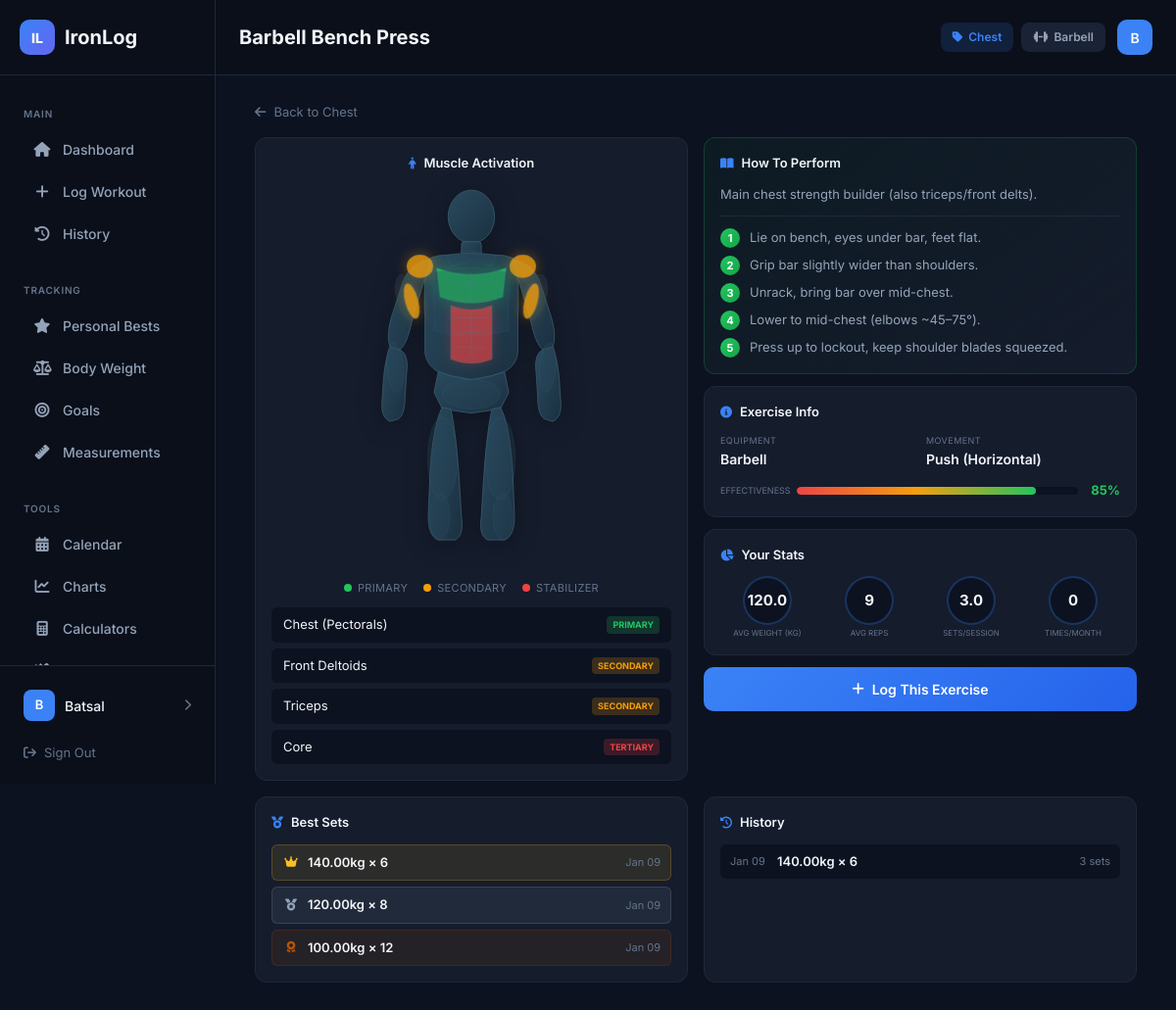
The app's page /exercises/1/progress/ (signed in), older data.
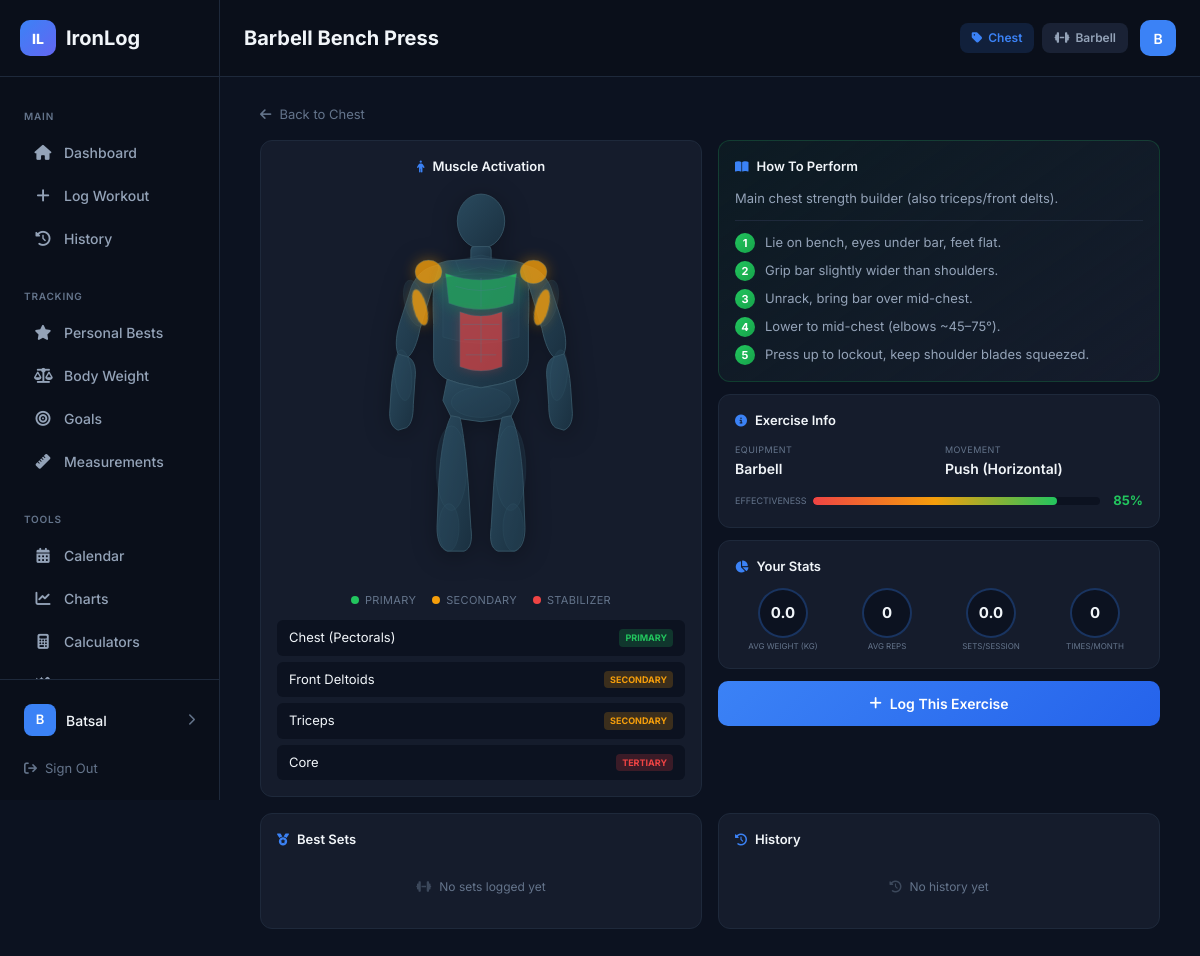
The same page, newer data.
### workouts/models.py (models this page shows, shortened)
class Set(models.Model):
    workout = models.ForeignKey(Workout, on_delete=models.CASCADE, related_name='sets')
    exercise = models.ForeignKey(Exercise, on_delete=models.CASCADE, related_name='sets')
    set_number = models.PositiveIntegerField(default=1)
    weight = models.DecimalField(max_digits=6, decimal_places=2)  # Weight per hand for dumbbells
    reps = models.PositiveIntegerField()
    notes = models.CharField(max_length=200, blank=True, default='')
    created_at = models.DateTimeField(auto_now_add=True)
    class Meta:
        ordering = ['created_at']

class Workout(models.Model):
    user = models.ForeignKey(User, on_delete=models.CASCADE, null=True, blank=True)
    date = models.DateField(default=timezone.now)
    muscle_groups = models.CharField(max_length=100, default='')
    notes = models.TextField(blank=True, default='')
    duration_minutes = models.PositiveIntegerField(null=True, blank=True)
    created_at = models.DateTimeField(auto_now_add=True)
    class Meta:
        ordering = ['-date', '-created_at']

### workouts/views.py (the view)
# urls.py: path('exercises/<int:exercise_id>/progress/', views.ProgressView.as_view(), name='exercise_progress'),
class ProgressView(LoginRequiredMixin, View):
    def get(self, request, exercise_id):
        from datetime import timedelta
        from decimal import Decimal
        user = request.user
        exercise = get_object_or_404(Exercise, id=exercise_id)
        all_sets = list(exercise.sets.filter(workout__user=user).select_related('workout').order_by('-workout__date', '-id'))
        sets_by_date = {}
        for s in all_sets:
            date = s.workout.date
            if date not in sets_by_date:
                sets_by_date[date] = {
                    'max_weight': s.weight,
                    'max_reps': s.reps,
                    'total_volume': Decimal('0'),
                    'sets': [],
                    'date': date
                }
            sets_by_date[date]['sets'].append(s)
            sets_by_date[date]['total_volume'] += s.weight * s.reps
            if s.weight > sets_by_date[date]['max_weight']:
                sets_by_date[date]['max_weight'] = s.weight
                sets_by_date[date]['max_reps'] = s.reps
        progress_data = [
            {
                'date': data['date'].strftime('%b %d'),
                'max_weight': float(data['max_weight']),
                'volume': float(data['total_volume']),
                'sets': len(data['sets'])
            }
            for date, data in sorted(sets_by_date.items())
        ]
        history = [
            {
                'date': data['date'],
                'sets': len(data['sets']),
                'max_weight': data['max_weight'],
                'max_reps': data['max_reps'],
                'volume': data['total_volume']
            }
            for date, data in sorted(sets_by_date.items(), reverse=True)[:10]
        ]
        best_sets = []
        for s in all_sets:
            if s.reps > 0 and s.reps <= 12:
                estimated_1rm = float(s.weight) * (36 / (37 - s.reps))
            else:
                estimated_1rm = float(s.weight)
            s.estimated_1rm = estimated_1rm
            best_sets.append(s)
        best_sets = sorted(best_sets, key=lambda x: x.estimated_1rm, reverse=True)[:5]
        total_volume = sum(d['volume'] for d in progress_data)
        total_sessions = len(sets_by_date)
        total_sets = len(all_sets)
        avg_weight = sum(float(s.weight) for s in all_sets) / len(all_sets) if all_sets else 0
        avg_reps = sum(s.reps for s in all_sets) / len(all_sets) if all_sets else 0
        avg_sets = total_sets / total_sessions if total_sessions else 0
        thirty_days_ago = timezone.now().date() - timedelta(days=30)
        recent_sessions = sum(1 for date in sets_by_date.keys() if date >= thirty_days_ago)
        frequency = recent_sessions
        weight_progress = 0
        recent_data = [d for d in progress_data if d['date']]
        if len(recent_data) >= 2:
            first_weight = recent_data[0]['max_weight']
            last_weight = recent_data[-1]['max_weight']
            if first_weight > 0:
                weight_progress = ((last_weight - first_weight) / first_weight) * 100
        MUSCLE_ACTIVATION = {
            'chest': [
                {'name': 'Chest (Pectorals)', 'level': 'primary'},
                {'name': 'Front Deltoids', 'level': 'secondary'},
                {'name': 'Triceps', 'level': 'secondary'},
                {'name': 'Core', 'level': 'tertiary'},
            ],
            'back': [
                {'name': 'Latissimus Dorsi', 'level': 'primary'},
                {'name': 'Rhomboids', 'level': 'primary'},
                {'name': 'Biceps', 'level': 'secondary'},
                {'name': 'Rear Deltoids', 'level': 'secondary'},
                {'name': 'Forearms', 'level': 'tertiary'},
            ],
            'shoulders': [
                {'name': 'Deltoids', 'level': 'primary'},
                {'name': 'Trapezius', 'level': 'secondary'},
                {'name': 'Triceps', 'level': 'secondary'},
                {'name': 'Core', 'level': 'tertiary'},
            ],
            'legs': [
                {'name': 'Quadriceps', 'level': 'primary'},
                {'name': 'Hamstrings', 'level': 'primary'},
                {'name': 'Glutes', 'level': 'secondary'},
                {'name': 'Calves', 'level': 'tertiary'},
                {'name': 'Core', 'level': 'tertiary'},
            ],
            'biceps': [
                {'name': 'Biceps Brachii', 'level': 'primary'},
                {'name': 'Brachialis', 'level': 'primary'},
                {'name': 'Forearms', 'level': 'secondary'},
            ],
            'triceps': [
                {'name': 'Triceps Brachii', 'level': 'primary'},
                {'name': 'Shoulders', 'level': 'secondary'},
                {'name': 'Chest', 'level': 'tertiary'},
            ],
            'core': [
                {'name': 'Rectus Abdominis', 'level': 'primary'},
                {'name': 'Obliques', 'level': 'primary'},
                {'name': 'Transverse Abdominis', 'level': 'secondary'},
                {'name': 'Lower Back', 'level': 'tertiary'},
            ],
            'glutes': [
                {'name': 'Gluteus Maximus', 'level': 'primary'},
                {'name': 'Gluteus Medius', 'level': 'secondary'},
                {'name': 'Hamstrings', 'level': 'secondary'},
                {'name': 'Core', 'level': 'tertiary'},
            ],
            'calves': [
                {'name': 'Gastrocnemius', 'level': 'primary'},
                {'name': 'Soleus', 'level': 'primary'},
            ],
            'traps': [
                {'name': 'Trapezius', 'level': 'primary'},
                {'name': 'Rhomboids', 'level': 'secondary'},
                {'name': 'Rear Deltoids', 'level': 'secondary'},
            ],
            'forearms': [
                {'name': 'Forearm Flexors', 'level': 'primary'},
                {'name': 'Forearm Extensors', 'level': 'primary'},
                {'name': 'Grip', 'level': 'secondary'},
            ],
        }
        muscles_worked = MUSCLE_ACTIVATION.get(exercise.muscle_group, [])
        MOVEMENT_TYPES = {
            'chest': 'Push (Horizontal)',
            'back': 'Pull',
            'shoulders': 'Push (Vertical)',
            'legs': 'Compound',
            'biceps': 'Pull (Isolation)',
            'triceps': 'Push (Isolation)',
            'core': 'Stability',
            'glutes': 'Hip Hinge',
            'calves': 'Isolation',
            'traps': 'Pull',
            'forearms': 'Isolation',
        }
        movement_type = MOVEMENT_TYPES.get(exercise.muscle_group, 'Compound')
        EFFECTIVENESS = {
            'chest': 85, 'back': 90, 'shoulders': 80, 'legs': 95,
            'biceps': 70, 'triceps': 70, 'core': 75, 'glutes': 88,
            'calves': 60, 'traps': 72, 'forearms': 55,
        }
        effectiveness = EFFECTIVENESS.get(exercise.muscle_group, 70)
        context = {
            'exercise': exercise,
            'progress_data': progress_data,
            'history': history,
            'best_sets': best_sets,
            'pb': exercise.get_personal_best(user),
            'suggestion': exercise.get_suggested_weight(user),
            'total_volume': total_volume,
            'total_sessions': total_sessions,
            'avg_weight': avg_weight,
            'avg_reps': avg_reps,
            'avg_sets': avg_sets,
            'frequency': frequency,
            'weight_progress': weight_progress,
            'muscles_worked': muscles_worked,
            'movement_type': movement_type,
            'effectiveness': effectiveness,
            'instructions': exercise.get_instructions_list(),
        }
        return render(request, 'workouts/exercise_detail.html', context)

### workouts/models.py (called while the page is built)
    def get_instructions_list(self):
        if not self.instructions:
            return []
        try:
            import json
            return json.loads(self.instructions)
        except:
            return [self.instructions]

    def get_personal_best(self, user=None):
        sets = self.sets.all()
        if user:
            sets = sets.filter(workout__user=user)
        best = sets.order_by('-weight').first()
        return best

    def get_last_workout(self, user=None):
        sets = self.sets.all()
        if user:
            sets = sets.filter(workout__user=user)
        return sets.order_by('-workout__date', '-id').first()

    def get_suggested_weight(self, user=None):
        last = self.get_last_workout(user)
        if not last:
            return None
        if last.reps >= 8:
            return last.weight + Decimal('2.5')
        elif last.reps >= 5:
            return last.weight
        else:
            return max(last.weight - Decimal('2.5'), Decimal('0'))

### templates/workouts/exercise_detail.html (shortened to what the changed rows need)
{% extends 'base.html' %}
{% block page_title %}{{ exercise.name }}{% endblock %}
{% block content %}
<div class="exercise-page">
    <div class="main-grid">
        <div class="card muscle-card">
            <div class="muscle-list">
                {% for muscle in muscles_worked %}
                <div class="muscle-tag {{ muscle.level }}">
                    <span>{{ muscle.name }}</span>
                    <span class="tag-badge">{{ muscle.level|upper }}</span>
                </div>
                {% endfor %}
            </div>
        </div>
        <div class="info-col">
            {% if exercise.description or instructions %}
            <div class="card how-card">
                {% if instructions %}
                <div class="steps">
                    {% for step in instructions %}
                    <div class="step"><span class="num">{{ forloop.counter }}</span><span class="txt">{{ step }}</span></div>
                    {% endfor %}
                </div>
                {% endif %}
            </div>
            {% endif %}
            <div class="card">
                <div class="stats-grid">
                    <div class="stat-circle">
                        <div class="circle">{{ avg_weight|floatformat:1 }}</div>
                        <span class="stat-lbl">Avg Weight (kg)</span>
                    </div>
                    <div class="stat-circle">
                        <div class="circle">{{ avg_reps|floatformat:0 }}</div>
                        <span class="stat-lbl">Avg Reps</span>
                    </div>
                    <div class="stat-circle">
                        <div class="circle">{{ avg_sets|floatformat:1 }}</div>
                        <span class="stat-lbl">Sets/Session</span>
                    </div>
                </div>
            </div>
        </div>
    </div>
    <div class="bottom-grid">
        <div class="card">
            <h3 class="card-title"><i class="fa-solid fa-medal"></i> Best Sets</h3>
            {% if best_sets %}
            <div class="data-list">
                {% for set in best_sets %}
                <div class="data-row {% if forloop.first %}gold{% elif forloop.counter == 2 %}silver{% elif forloop.counter == 3 %}bronze{% endif %}">
                    <span class="row-icon">{% if forloop.first %}<i class="fa-solid fa-crown"></i>{% elif forloop.counter == 2 %}<i class="fa-solid fa-medal"></i>{% elif forloop.counter == 3 %}<i class="fa-solid fa-award"></i>{% else %}{{ forloop.counter }}{% endif %}</span>
                    <span class="row-main">{{ set.weight }}kg × {{ set.reps }}</span>
                    <span class="row-meta">{{ set.workout.date|date:"M d" }}</span>
                </div>
                {% endfor %}
            </div>
            {% else %}
            <div class="empty-msg"><i class="fa-solid fa-dumbbell"></i> No sets logged yet</div>
            {% endif %}
        </div>
        <div class="card">
            <h3 class="card-title"><i class="fa-solid fa-clock-rotate-left"></i> History</h3>
            {% if history %}
            <div class="data-list">
                {% for entry in history|slice:":5" %}
                <div class="data-row">
                    <span class="row-date">{{ entry.date|date:"M d" }}</span>
                    <span class="row-main">{{ entry.max_weight }}kg × {{ entry.max_reps }}</span>
                    <span class="row-meta">{{ entry.sets }} sets</span>
                </div>
                {% endfor %}
            </div>
            {% else %}
            <div class="empty-msg"><i class="fa-solid fa-history"></i> No history yet</div>
            {% endif %}
        </div>
    </div>
</div>
{% endblock %}

Row changes from the older to the newer data that the page shows:
removed Set: weight "140.00", reps "6", workout "Jan 09", max_weight "140.00"
removed Set: weight "120.00", reps "8", workout "Jan 09"
removed Set: weight "100.00", reps "12", workout "Jan 09"
removed Workout: date "Jan 09"
Text that changed along with them:
{{ avg_weight|floatformat:1 }}: "120.0" → "0.0"
{{ avg_reps|floatformat:0 }}: "9" → "0"
{{ avg_sets|floatformat:1 }}: "3.0" → "0.0"
text now shown: "No sets logged yet No history yet"
list line gone: "kg × 6 3 sets"
